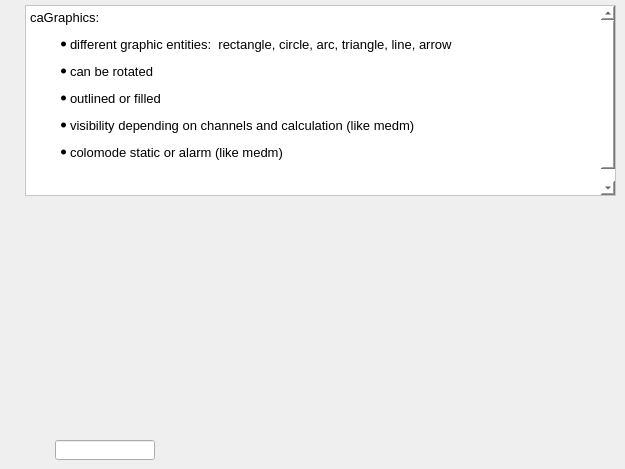
      <widget class="QWidget" name="tab_2">
       <attribute name="title">
        <string>caGraphics</string>
       </attribute>
       <widget class="caGraphics" name="cagraphics">
        <property name="geometry">
         <rect>
          <x>35</x>
          <y>270</y>
          <width>100</width>
          <height>100</height>
         </rect>
        </property>
        <property name="foreground">
         <color>
          <red>255</red>
          <green>0</green>
          <blue>0</blue>
         </color>
        </property>
        <property name="fillstyle" stdset="0">
         <enum>caGraphics::Filled</enum>
        </property>
        <property name="lineSize">
         <number>6</number>
        </property>
       </widget>
       <widget class="QTextEdit" name="textEdit_2">
        <property name="geometry">
         <rect>
          <x>25</x>
          <y>5</y>
          <width>591</width>
          <height>191</height>
         </rect>
        </property>
        <property name="styleSheet">
         <string notr="true">
QWidget {background: white;} </string>
        </property>
        <property name="html">
         <string>&lt;!DOCTYPE HTML PUBLIC &quot;-//W3C//DTD HTML 4.0//EN&quot; &quot;http://www.w3.org/TR/REC-html40/strict.dtd&quot;&gt;
&lt;html&gt;&lt;head&gt;&lt;meta name=&quot;qrichtext&quot; content=&quot;1&quot; /&gt;&lt;style type=&quot;text/css&quot;&gt;
p, li { white-space: pre-wrap; }
&lt;/style&gt;&lt;/head&gt;&lt;body style=&quot; font-family:'Sans Serif'; font-size:10pt; font-weight:400; font-style:normal;&quot;&gt;
&lt;p style=&quot; margin-top:0px; margin-bottom:0px; margin-left:0px; margin-right:0px; -qt-block-indent:0; text-indent:0px;&quot;&gt;caGraphics: &lt;/p&gt;
&lt;ul style=&quot;margin-top: 0px; margin-bottom: 0px; margin-left: 0px; margin-right: 0px; -qt-list-indent: 1;&quot;&gt;&lt;li style=&quot; margin-top:12px; margin-bottom:0px; margin-left:0px; margin-right:0px; -qt-block-indent:0; text-indent:0px;&quot;&gt;different graphic entities:  rectangle, circle, arc, triangle, line, arrow&lt;/li&gt;
&lt;li style=&quot; margin-top:12px; margin-bottom:0px; margin-left:0px; margin-right:0px; -qt-block-indent:0; text-indent:0px;&quot;&gt;can be rotated&lt;/li&gt;
&lt;li style=&quot; margin-top:12px; margin-bottom:0px; margin-left:0px; margin-right:0px; -qt-block-indent:0; text-indent:0px;&quot;&gt;outlined or filled&lt;/li&gt;
&lt;li style=&quot; margin-top:12px; margin-bottom:0px; margin-left:0px; margin-right:0px; -qt-block-indent:0; text-indent:0px;&quot;&gt;visibility depending on channels and calculation (like medm)&lt;/li&gt;
&lt;li style=&quot; margin-top:12px; margin-bottom:0px; margin-left:0px; margin-right:0px; -qt-block-indent:0; text-indent:0px;&quot;&gt;colomode static or alarm (like medm)&lt;/li&gt;&lt;/ul&gt;
&lt;p style=&quot;-qt-paragraph-type:empty; margin-top:0px; margin-bottom:0px; margin-left:0px; margin-right:0px; -qt-block-indent:0; text-indent:0px;&quot;&gt;&lt;br /&gt;&lt;/p&gt;
&lt;p style=&quot; margin-top:0px; margin-bottom:0px; margin-left:0px; margin-right:0px; -qt-block-indent:0; text-indent:0px;&quot;&gt;  &lt;/p&gt;
&lt;p style=&quot;-qt-paragraph-type:empty; margin-top:0px; margin-bottom:0px; margin-left:0px; margin-right:0px; -qt-block-indent:0; text-indent:0px;&quot;&gt;&lt;br /&gt;&lt;/p&gt;&lt;/body&gt;&lt;/html&gt;</string>
        </property>
       </widget>
       <widget class="caGraphics" name="cagraphics_2">
        <property name="geometry">
         <rect>
          <x>170</x>
          <y>240</y>
          <width>100</width>
          <height>100</height>
         </rect>
        </property>
        <property name="foreground">
         <color>
          <red>255</red>
          <green>0</green>
          <blue>0</blue>
         </color>
        </property>
        <property name="fillstyle" stdset="0">
         <enum>caGraphics::Filled</enum>
        </property>
        <property name="lineSize">
         <number>6</number>
        </property>
        <property name="tiltAngle">
         <number>45</number>
        </property>
       </widget>
       <widget class="caGraphics" name="cagraphics_3">
        <property name="geometry">
         <rect>
          <x>165</x>
          <y>360</y>
          <width>100</width>
          <height>100</height>
         </rect>
        </property>
        <property name="foreground">
         <color>
          <red>255</red>
          <green>0</green>
          <blue>0</blue>
         </color>
        </property>
        <property name="fillstyle" stdset="0">
         <enum>caGraphics::Filled</enum>
        </property>
        <property name="lineSize">
         <number>6</number>
        </property>
        <property name="colorMode">
         <enum>caGraphics::Alarm</enum>
        </property>
        <property name="visibility">
         <enum>caGraphics::Calc</enum>
        </property>
        <property name="visibilityCalc">
         <string notr="true">A&gt;1</string>
        </property>
        <property name="channel" stdset="0">
         <string notr="true">QTDM:COUNT:1</string>
        </property>
       </widget>
       <widget class="caGraphics" name="cagraphics_4">
        <property name="geometry">
         <rect>
          <x>395</x>
          <y>260</y>
          <width>100</width>
          <height>51</height>
         </rect>
        </property>
        <property name="foreground">
         <color>
          <red>255</red>
          <green>0</green>
          <blue>0</blue>
         </color>
        </property>
        <property name="fillstyle" stdset="0">
         <enum>caGraphics::Filled</enum>
        </property>
        <property name="lineSize">
         <number>6</number>
        </property>
        <property name="form">
         <enum>caGraphics::Circle</enum>
        </property>
        <property name="tiltAngle">
         <number>45</number>
        </property>
       </widget>
       <widget class="caGraphics" name="cagraphics_5">
        <property name="geometry">
         <rect>
          <x>500</x>
          <y>235</y>
          <width>101</width>
          <height>86</height>
         </rect>
        </property>
        <property name="foreground">
         <color>
          <red>255</red>
          <green>0</green>
          <blue>0</blue>
         </color>
        </property>
        <property name="fillstyle" stdset="0">
         <enum>caGraphics::Filled</enum>
        </property>
        <property name="lineSize">
         <number>1</number>
        </property>
        <property name="form">
         <enum>caGraphics::Arc</enum>
        </property>
        <property name="tiltAngle">
         <number>45</number>
        </property>
       </widget>
       <widget class="caGraphics" name="cagraphics_6">
        <property name="geometry">
         <rect>
          <x>445</x>
          <y>375</y>
          <width>100</width>
          <height>51</height>
         </rect>
        </property>
        <property name="foreground">
         <color>
          <red>255</red>
          <green>0</green>
          <blue>0</blue>
         </color>
        </property>
        <property name="fillstyle" stdset="0">
         <enum>caGraphics::Filled</enum>
        </property>
        <property name="lineSize">
         <number>6</number>
        </property>
        <property name="form">
         <enum>caGraphics::Arrow</enum>
        </property>
        <property name="arrowSize">
         <number>18</number>
        </property>
        <property name="tiltAngle">
         <number>45</number>
        </property>
       </widget>
       <widget class="caGraphics" name="cagraphics_7">
        <property name="geometry">
         <rect>
          <x>335</x>
          <y>380</y>
          <width>100</width>
          <height>51</height>
         </rect>
        </property>
        <property name="foreground">
         <color>
          <red>255</red>
          <green>0</green>
          <blue>0</blue>
         </color>
        </property>
        <property name="fillstyle" stdset="0">
         <enum>caGraphics::Filled</enum>
        </property>
        <property name="lineSize">
         <number>2</number>
        </property>
        <property name="form">
         <enum>caGraphics::Arrow</enum>
        </property>
        <property name="arrowSize">
         <number>18</number>
        </property>
        <property name="tiltAngle">
         <number>45</number>
        </property>
       </widget>
       <widget class="caGraphics" name="cagraphics_8">
        <property name="geometry">
         <rect>
          <x>285</x>
          <y>255</y>
          <width>100</width>
          <height>51</height>
         </rect>
        </property>
        <property name="foreground">
         <color>
          <red>255</red>
          <green>0</green>
          <blue>0</blue>
         </color>
        </property>
        <property name="fillstyle" stdset="0">
         <enum>caGraphics::Filled</enum>
        </property>
        <property name="lineSize">
         <number>6</number>
        </property>
        <property name="form">
         <enum>caGraphics::Line</enum>
        </property>
        <property name="arrowSize">
         <number>18</number>
        </property>
        <property name="tiltAngle">
         <number>90</number>
        </property>
       </widget>
       <widget class="caGraphics" name="cagraphics_9">
        <property name="geometry">
         <rect>
          <x>500</x>
          <y>300</y>
          <width>100</width>
          <height>51</height>
         </rect>
        </property>
        <property name="foreground">
         <color>
          <red>255</red>
          <green>0</green>
          <blue>0</blue>
         </color>
        </property>
        <property name="fillstyle" stdset="0">
         <enum>caGraphics::Filled</enum>
        </property>
        <property name="lineSize">
         <number>3</number>
        </property>
        <property name="form">
         <enum>caGraphics::Line</enum>
        </property>
        <property name="arrowSize">
         <number>18</number>
        </property>
        <property name="tiltAngle">
         <number>0</number>
        </property>
       </widget>
       <widget class="caLineEdit" name="calineedit">
        <property name="geometry">
         <rect>
          <x>55</x>
          <y>440</y>
          <width>100</width>
          <height>20</height>
         </rect>
        </property>
        <property name="channel" stdset="0">
         <string notr="true">QTDM:COUNT:1</string>
        </property>
        <property name="background">
         <color>
          <red>255</red>
          <green>255</green>
          <blue>255</blue>
         </color>
        </property>
        <property name="colorMode">
         <enum>caLineEdit::Static</enum>
        </property>
        <property name="precisionMode">
         <enum>caLineEdit::User</enum>
        </property>
        <property name="unitsEnabled">
         <bool>true</bool>
        </property>
       </widget>
      </widget>
